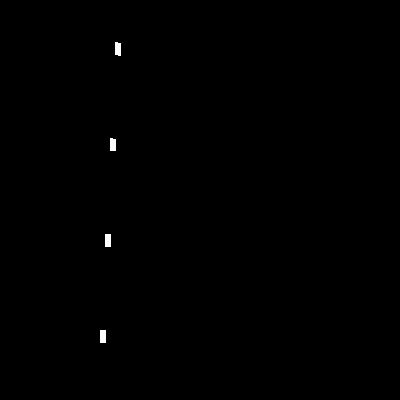
#> input picture 2vartask2/images/1xryIV-vai-ujL-CPOeVa.jpg, 400 x 400 px
$ python -i eval.py   (imports and definitions only)
#> lines starting #> are read from the running program, lines starting #| are printed output that depends on the picture; after the words box and inside, x2 and y2 are one past the last pixel; in counts of white or black regions, pixels touching at a corner belong together
#> further down, picture is the input picture: shape (400, 400, 3); min 0, max 255, mean 0.5
import numpy as np
import cv2

def predict_type_of_road_markings(image: np.ndarray) -> str:
    gray = cv2.cvtColor(image, cv2.COLOR_BGR2GRAY)
    thresh_val = np.percentile(gray, 99)
#> thresh_val = 0
    _, mask = cv2.threshold(gray, thresh_val, 255, cv2.THRESH_BINARY)
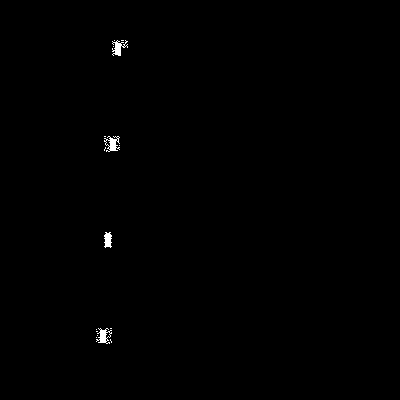
#> mask: shape (400, 400); 0.31% white; 16 white regions (12 under 20 px), largest, box (x1, y1, x2, y2) and area: (104, 136, 120, 152) 134, (96, 328, 112, 344) 127, (112, 40, 128, 56) 121, (104, 232, 112, 248) 98

    kernel = np.ones((3, 3), np.uint8)
    mask = cv2.morphologyEx(mask, cv2.MORPH_OPEN, kernel)
#> mask: shape (400, 400); 0.2% white; 4 white regions
    mask = cv2.morphologyEx(mask, cv2.MORPH_CLOSE, kernel)

    contours, _ = cv2.findContours(mask, cv2.RETR_EXTERNAL, cv2.CHAIN_APPROX_SIMPLE)
#> contours = 4 contours; box (x1, y1, x2, y2) and area: (105, 233, 111, 247) 64, (100, 330, 106, 343) 60, (115, 42, 121, 56) 60, (110, 138, 116, 151) 58

    if len(contours) == 0:
        return "third"

    contours = sorted(contours, key=cv2.contourArea, reverse=True)[:2]
#> contours = 2 contours; box (x1, y1, x2, y2) and area: (105, 233, 111, 247) 64, (100, 330, 106, 343) 60

    perimeters = [cv2.arcLength(c, closed=False) for c in contours]
#> perimeters = [31.83, 29]
    areas = [cv2.contourArea(c) for c in contours]
#> areas = [64, 60]
    avg_perimeter = np.mean(perimeters)
#> avg_perimeter = 30.41
    total_area = sum(areas)
#> total_area = 124

    centers = []
    for c in contours:
        M = cv2.moments(c)
        if M["m00"] > 0:
            centers.append((M["m10"] / M["m00"], M["m01"] / M["m00"]))
        else:
            centers.append((0, 0))
#> this loop made 2 passes
#> c on pass 2: [[100, 330], [100, 342], [105, 342], [105, 330]]
#> after the loop, centers = [(107.5, 239.6), (102.5, 336)]

    gap = 0
    if len(centers) >= 2:
        gap = np.linalg.norm(np.array(centers[0]) - np.array(centers[1]))
#> gap = 96.53

    h, w = image.shape[:2]
#> h = 400; w = 400
    ratio = w / h
#> ratio = 1

    # РћРўР›РђР”РљРђ: РїРµС‡Р°С‚Р°РµРј РїСЂРёР·РЅР°РєРё
    print(f"DEBUG: w={w}, h={h}, ratio={ratio:.3f}, avg_p={avg_perimeter:.1f}, area={total_area:.1f}, gap={gap:.1f}")
#| DEBUG: w=400, h=400, ratio=1.000, avg_p=30.4, area=124.0, gap=96.5

    p1 = 68.0 * ratio
#> p1 = 68
    p2 = 35.0 * ratio
#> p2 = 35
    g1 = 190.0 * ratio
#> g1 = 190

    if avg_perimeter > p1:
        return "first"
    elif avg_perimeter > p2:
        return "second" if gap < g1 else "fourth"
    else:
        compactness = total_area / (avg_perimeter + 1e-5)
#> compactness = 4.08
        if total_area > 1200 * ratio or compactness > 15 * ratio:
            return "second"
        return "third"

>>> import cv2
>>> picture = cv2.imread('images/1xryIV-vai-ujL-CPOeVa.jpg')
>>> result = predict_type_of_road_markings(picture)
#> result = 'third'

$ run again, on 2vartask2/images/27kOal-W2k-wvq-OaoxYz.jpg
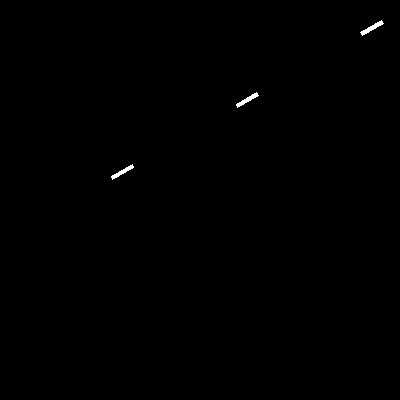
#> input picture 2vartask2/images/27kOal-W2k-wvq-OaoxYz.jpg, 400 x 400 px
#> picture is the input picture: shape (400, 400, 3); min 0, max 255, mean 0.5
#> thresh_val = 0
#> in predict_type_of_road_markings, `_, mask = cv2.threshold(gray, thresh_val, 255, cv2.THRESH_BINARY)`:
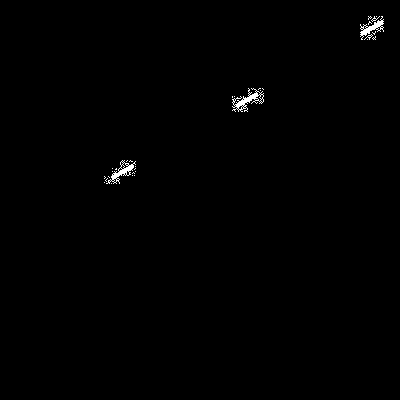
#> mask: shape (400, 400); 0.46% white; 32 white regions (29 under 20 px), largest, box (x1, y1, x2, y2) and area: (232, 88, 264, 112) 254, (106, 160, 136, 184) 198, (360, 16, 384, 40) 182
#> in predict_type_of_road_markings, `contours, _ = cv2.findContours(mask, cv2.RETR_EXTERNAL, cv2.CHAIN_APPR..`: contours = 3 contours; box (x1, y1, x2, y2) and area: (361, 21, 383, 35) 93, (236, 93, 258, 107) 88, (112, 165, 134, 179) 84
#> in predict_type_of_road_markings, `contours = sorted(contours, key=cv2.contourArea, reverse=True)[:2]`: contours = 2 contours; box (x1, y1, x2, y2) and area: (361, 21, 383, 35) 93, (236, 93, 258, 107) 88
#> perimeters = [53.63, 55.04]
#> areas = [93, 87.5]
#> avg_perimeter = 54.33
#> total_area = 180.5
#> the loop in predict_type_of_road_markings, `for c in contours:` made 2 passes
#> after the loop in predict_type_of_road_markings, `for c in contours:`: centers = [(371.5, 27.5), (246.6, 99.51)]
#> gap = 144.2
#| DEBUG: w=400, h=400, ratio=1.000, avg_p=54.3, area=180.5, gap=144.2
#> result = 'second'
